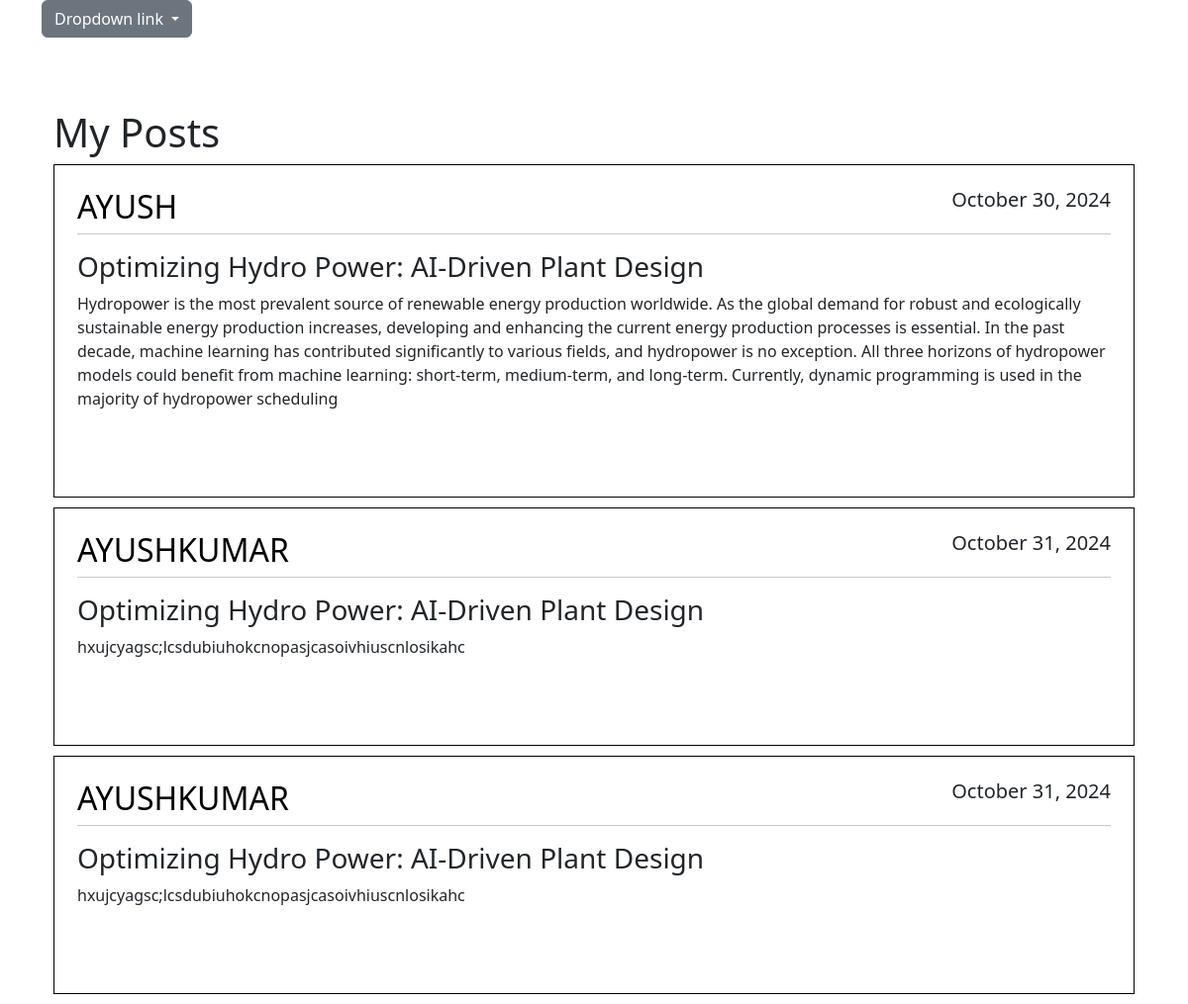
The page /mypost/ on the database its author committed.
### application/models.py (models this page shows, shortened)
class Post(models.Model):
    title = models.CharField(max_length=100)
    content = models.TextField()
    date_posted = models.DateTimeField(default=timezone.now)
    author = models.ForeignKey(User, on_delete=models.CASCADE)

### application/views.py (the view)
# urls.py: path('mypost/', mypost,name="mypost"),
def mypost(request):
    posts=Post.objects.all()
    return render(request,'mypost.html',{'posts':posts})

### application/templates/mypost.html (shortened to what this page needs)
{% extends 'base.html' %}
{% block start %}
<div class="container custom-container">
    <div class="dropdown">
        <a class="btn btn-secondary dropdown-toggle" href="#" role="button" data-bs-toggle="dropdown" aria-expanded="false">
          Dropdown link
        </a>
      </div>
    <br><br>
    <br>
    <div class="container custom-container" style="max-width: 1350px; ">
        <h1>My Posts </h1>
        {% for post in posts %}
        <article class="media content-section">
            <div class="media-body" style="border: 1px solid black; padding: 23px; margin-bottom: 10px;">
                <div class="article-metadata">
                    <h2 class="text-uppercase" style="text-align:left;float:left; color: #000000;">{{ post.author }}</h2>
                    <h5 style="text-align:right;float:right;">{{ post.date_posted|date:"F d, Y" }}</h5>
                    <hr style="clear:both;" />
                </div>
                <h3>{{ post.title }}</h3>
                <p class="article-content">{{ post.content }}</p>
                <br><br>
            </div>
        </article>
        {% endfor %}
    </div>
</div>
{% endblock %}

### application/templates/base.html (shortened to what this page needs)
<!DOCTYPE html>
<html lang="en">
<head>
    <link href="https://cdn.jsdelivr.net/npm/bootstrap@5.3.3/dist/css/bootstrap.min.css" rel="stylesheet">
</head>
<body>
{%block start%}
{% endblock %}
</body>
</html>

### rows shown on the page
Post: author "AYUSH", date_posted "October 30, 2024", title "Optimizing Hydro Power: AI-Driven Plant Design", content "Hydropower is the most prevalent source of renewable energy production worldwide. As the global demand for robust and ecologically sustainable energy production increases, developing and enhancing the current energy production processes is essential. In the past decade, machine learning has contributed significantly to various fields, and hydropower is no exception. All three horizons of hydropower models could benefit from machine learning: short-term, medium-term, and long-term. Currently, dynamic programming is used in the majority of hydropower scheduling"
Post: author "AYUSHKUMAR", date_posted "October 31, 2024", title "Optimizing Hydro Power: AI-Driven Plant Design", content "hxujcyagsc;lcsdubiuhokcnopasjcasoivhiuscnlosikahc"
Post: author "AYUSHKUMAR", date_posted "October 31, 2024", title "Optimizing Hydro Power: AI-Driven Plant Design", content "hxujcyagsc;lcsdubiuhokcnopasjcasoivhiuscnlosikahc"
